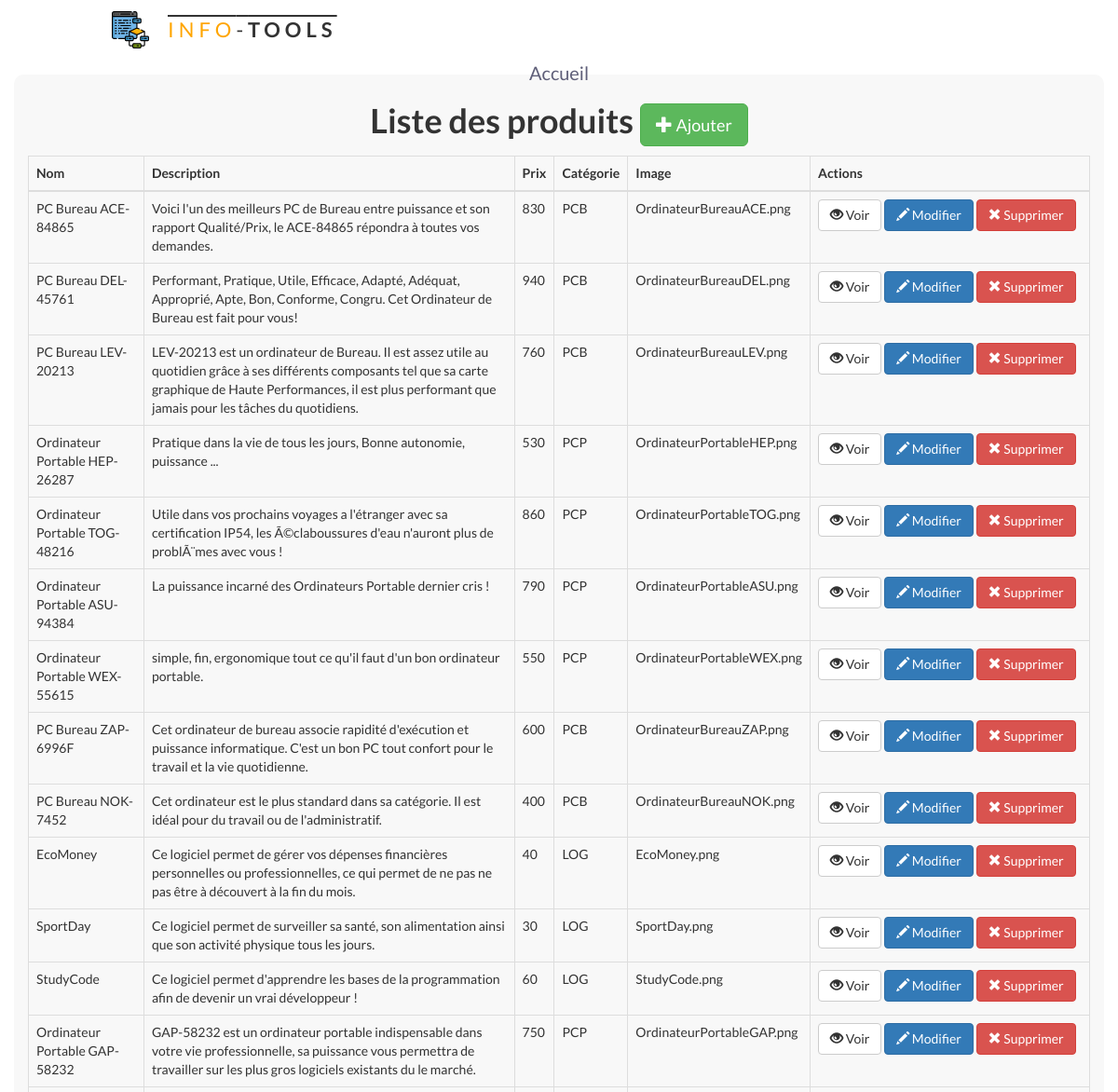
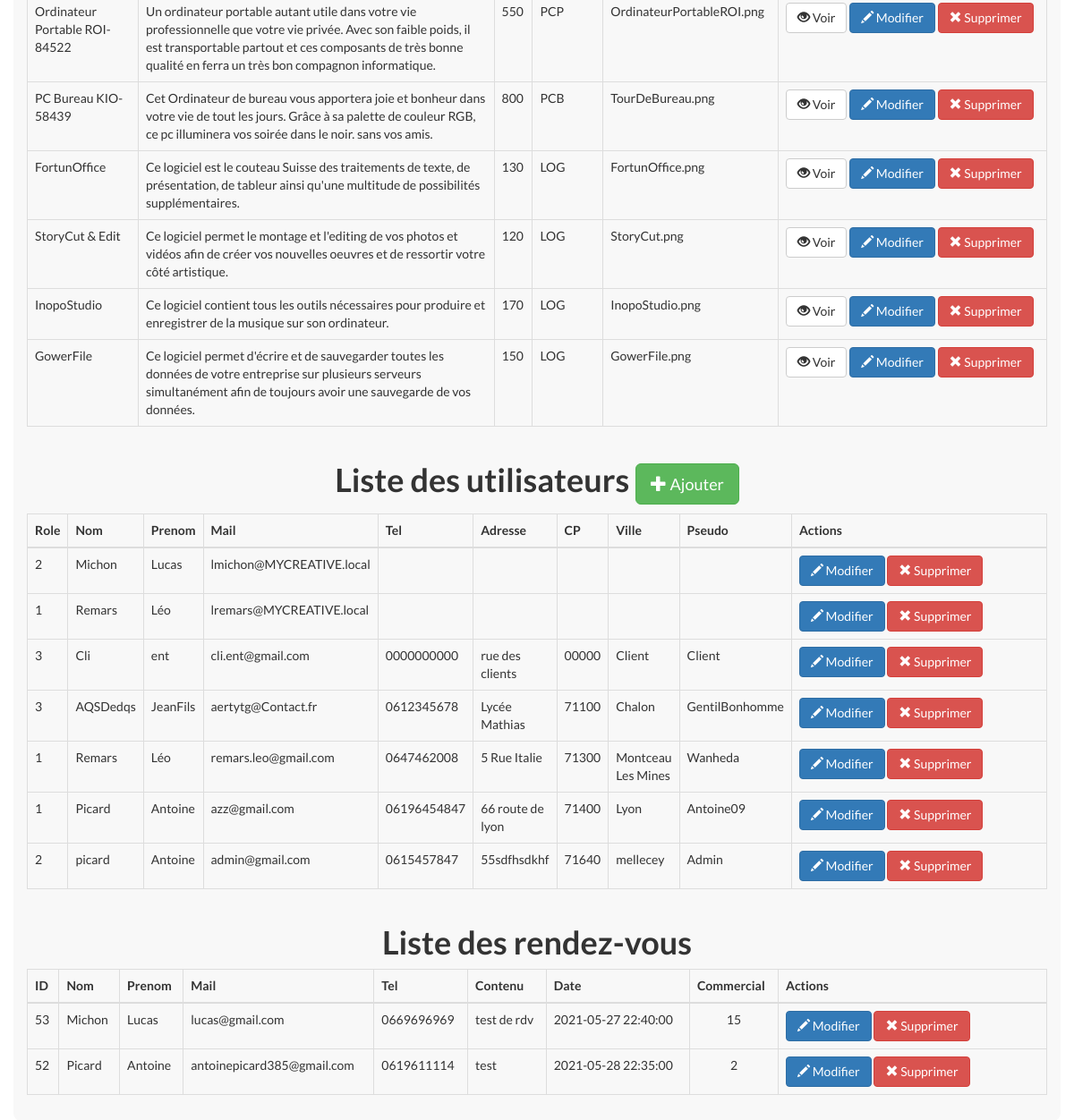
Page /php/admin/index.php on the committed database (2 pictures, top to bottom).
### tables this page shows
CREATE TABLE IF NOT EXISTS `produit` (
`IdProd` int(11) NOT NULL,
  `NumCat` varchar(11) NOT NULL,
  `NomProd` varchar(50) NOT NULL,
  `DescProd` varchar(500) NOT NULL DEFAULT '0',
  `PrixProd` varchar(10) NOT NULL,
  `Imgsrc` text NOT NULL
);

CREATE TABLE IF NOT EXISTS `utilisateur` (
`IdUti` int(11) NOT NULL,
  `ObjectGuid` varchar(255) DEFAULT NULL,
  `NumRole` int(11) DEFAULT NULL,
  `Username` varchar(255) DEFAULT NULL,
  `Nom` varchar(11) NOT NULL,
  `Prenom` varchar(11) DEFAULT NULL,
  `Mdp` varchar(100) DEFAULT NULL,
  `Mail` varchar(100) NOT NULL,
  `Tel` varchar(11) DEFAULT NULL,
  `Adresse` varchar(300) DEFAULT NULL,
  `CP` char(5) DEFAULT NULL,
  `Ville` varchar(50) DEFAULT NULL,
  `Pseudo` varchar(20) DEFAULT NULL
);

CREATE TABLE IF NOT EXISTS `rdv` (
`IdRDV` int(11) NOT NULL,
  `IdProsp` int(11) NOT NULL,
  `IdUti` int(11) DEFAULT NULL,
  `Contenu` varchar(500) NOT NULL,
  `DteRDV` datetime NOT NULL
);

CREATE TABLE IF NOT EXISTS `prospects` (
`IdProsp` int(11) NOT NULL,
  `IdRDV` int(11) NOT NULL,
  `Nom` varchar(100) NOT NULL,
  `Prenom` varchar(100) NOT NULL,
  `Mail` varchar(100) NOT NULL,
  `Tel` varchar(10) NOT NULL
);

### php/admin/index.php (the view, shortened to what this page needs)
<!DOCTYPE html>
<html lang="fr">
    <head>
        <link rel="stylesheet" href="../../css/style.css" />
        <link rel="stylesheet" href="https://maxcdn.bootstrapcdn.com/bootstrap/3.3.6/css/bootstrap.min.css">
    </head>
    <body>
        <?php
            $db = Database::connect();
        ?>
        <header>
            <div class="logo-container">
                <img src="../../img/logo/algorithm.svg" alt="logo" />
                <h4 class="logo"><span class="color-info">Info</span>-<b>Tools</b></h4>
            </div>
            <nav>
                <ul class="nav-links">
                    <li><a class="link" href="../../index.php">Accueil</a></li>
                </ul>
        </header>
        <div class="container admin">
            <div class="row">
                <h1><strong>Liste des produits </strong><a href="insert.php" class="btn btn-success btn-lg"><span class="glyphicon glyphicon-plus"></span> Ajouter</a></h1>
            </div>
            <table class="table table-stripped table-bordered">
                <thead>
                    <tr>
                        <th>Nom</th>
                        <th>Description</th>
                        <th>Prix</th>
                        <th>Catégorie</th>
                        <th>Image</th>
                        <th>Actions</th>
                    </tr>
                </thead>
                <tbody>
                    <?php
                    $statement = $db->query('SELECT IdProd, NumCat, NomProd, DescProd, PrixProd, Imgsrc FROM produit ORDER BY produit.IdProd DESC');
                    while($produit = $statement->fetch())
                    {
                        echo '<tr>';
                        echo '<td>'. $produit['NomProd'] . '</td>';
                        echo '<td>'. $produit['DescProd'] . '</td>';
                        echo '<td>'. $produit['PrixProd'] . '</td>';
                        echo '<td>'. $produit['NumCat'] . '</td>';
                        echo '<td>'. $produit['Imgsrc'] . '</td>';
                        echo '<td width=300>';
                        echo '<a class="btn btn-default" href="view.php?id='.$produit['IdProd'].'"><span class="glyphicon glyphicon-eye-open"></span> Voir</a>';
                        echo '<a class="btn btn-primary" href="update.php?id='.$produit['IdProd'].'"><span class="glyphicon glyphicon-pencil"></span> Modifier</a>';
                        echo '<a class="btn btn-danger" href="delete.php?id='.$produit['IdProd'].'"><span class="glyphicon glyphicon-remove"></span> Supprimer</a>';
                        echo '</td>';
                        echo '</tr>';
                    }
                    ?>
                </tbody>
            </table>
            <div class="row">
                <h1><strong>Liste des utilisateurs </strong><a href="Utilisateurs/insert.php" class="btn btn-success btn-lg"><span class="glyphicon glyphicon-plus"></span> Ajouter</a></h1>
            </div>
            <table class="table table-stripped table-bordered">
                <thead>
                    <tr>
                        <th>Role</th>
                        <th>Nom</th>
                        <th>Prenom</th>
                        <th>Mail</th>
                        <th>Tel</th>
                        <th>Adresse</th>
                        <th>CP</th>
                        <th>Ville</th>
                        <th>Pseudo</th>
                        <th>Actions</th>
                    </tr>
                </thead>
                <tbody>
                    <?php
                    $statement = $db->query('SELECT * FROM utilisateur ORDER BY utilisateur.IdUti DESC');
                    while($utilisateur = $statement->fetch())
                    {
                        echo '<tr>';
                        echo '<td>'. $utilisateur['NumRole'] . '</td>';
                        echo '<td>'. $utilisateur['Nom'] . '</td>';
                        echo '<td>'. $utilisateur['Prenom'] . '</td>';
                        echo '<td>'. $utilisateur['Mail'] . '</td>';
                        echo '<td>'. $utilisateur['Tel'] . '</td>';
                        echo '<td>'. $utilisateur['Adresse'] . '</td>';
                        echo '<td>'. $utilisateur['CP'] . '</td>';
                        echo '<td>'. $utilisateur['Ville'] . '</td>';
                        echo '<td>'. $utilisateur['Pseudo'] . '</td>';
                        echo '<td width=300>';
                        echo '<a class="btn btn-primary" href="Utilisateurs/update.php?id='.$utilisateur['IdUti'].'"><span class="glyphicon glyphicon-pencil"></span> Modifier</a>';
                        echo '<a class="btn btn-danger" href="Utilisateurs/delete.php?id='.$utilisateur['IdUti'].'"><span class="glyphicon glyphicon-remove"></span> Supprimer</a>';
                        echo '</td>';
                        echo '</tr>';
                    }
                    ?>
                </tbody>
            </table>
            <div class="row">
                <h1><strong>Liste des rendez-vous </strong></h1>
            </div>
            <table class="table table-stripped table-bordered">
                <thead>
                    <tr>
                        <th>ID</th>
                        <th>Nom</th>
                        <th>Prenom</th>
                        <th>Mail</th>
                        <th>Tel</th>
                        <th>Contenu</th>
                        <th>Date</th>
                        <th>Commercial</th>
                        <th>Actions</th>
                    </tr>
                </thead>
                <tbody>
                    <?php
                        $statement = $db->query('SELECT r.IdRDV, IdUti, Nom, Prenom, Mail, Tel, Contenu, DteRDV FROM rdv r INNER JOIN prospects p ON r.IdProsp=p.IdProsp ORDER BY r.IdRDV DESC');
                        while($rdvd = $statement->fetch())
                        {
                            echo '<tr>';
                            echo '<td>'. $rdvd['IdRDV'] . '</td>';
                            echo '<td>'. $rdvd['Nom'] . '</td>';
                            echo '<td>'. $rdvd['Prenom'] . '</td>';
                            echo '<td>'. $rdvd['Mail'] . '</td>';
                            echo '<td>'. $rdvd['Tel'] . '</td>';
                            echo '<td>'. $rdvd['Contenu'] . '</td>';
                            echo '<td>'. $rdvd['DteRDV'] . '</td>';
                            echo '<td style="text-align: center;">'. $rdvd['IdUti'] . '</td>';
                            echo '<td width=300>';
                            echo '<a class="btn btn-primary" href="Rendez-Vous/update.php?id='.$rdvd['IdRDV'].'"><span class="glyphicon glyphicon-pencil"></span> Modifier</a>';
                            echo '<a class="btn btn-danger" href="Rendez-Vous/delete.php?id='.$rdvd['IdRDV'].'"><span class="glyphicon glyphicon-remove"></span> Supprimer</a>';
                            echo '</td>';
                        }
                        echo '</tr>';
                    ?>
                </tbody>
            </table>
    </body>
</html>

### css/style.css (style rules this page uses)
* { margin: 0%; padding: 0%; box-sizing: border-box; font-family: 'Lato', sans-serif; }
html { scroll-behavior: smooth; }
a { text-decoration: none; color: white; }
header { display: flex; height: 10vh; width: 80%; margin: auto; align-items: center; }
.nav-links a { font-size: 20px; }
.logo-container img { width: 5vh; }
.logo-container { flex: 1; }
.color-info { color: orange; }
.logo { font-size: 22px; font-weight: 400; margin: 20px; text-transform: uppercase; letter-spacing: 5px; text-decoration: overline; }
nav { flex: 4; }
.logo-container, .nav-links { display: flex; }
.nav-links { justify-content: space-around; }
.link { color: #5f5f79; font-size: 18px; text-decoration: none; list-style-type:none; position: relative; }
.link::after { content: ''; transform-origin: 0 0; transform: scaleX(0); position: absolute; bottom: 0; left: 0; right: 0; height: .1em; background: black; z-index: -1; opacity: 0.5; transition: transform .3s; }
.nav-links li { list-style: none; }
.row { display: flex; align-items: center; flex-wrap: wrap; justify-content: space-around; }
h4 { color: #555; font-weight: normal; }
.admin { background: rgb(248, 248, 248); padding:10px; border-radius: 10px; }

### rows in the picture
produit: NomProd "PC Bureau ACE-84865", DescProd "Voici l'un des meilleurs PC de Bureau entre puissance et son rapport Qualité/Prix, le ACE-84865 répondra à toutes vos demandes.", PrixProd "830", NumCat "PCB", Imgsrc "OrdinateurBureauACE.png"
produit: NomProd "PC Bureau DEL-45761", DescProd "Performant, Pratique, Utile, Efficace, Adapté, Adéquat, Approprié, Apte, Bon, Conforme, Congru. Cet Ordinateur de Bureau est fait pour vous!", PrixProd "940", NumCat "PCB", Imgsrc "OrdinateurBureauDEL.png"
produit: NomProd "PC Bureau LEV-20213", DescProd "LEV-20213 est un ordinateur de Bureau. Il est assez utile au quotidien grâce à ses différents composants tel que sa carte graphique de Haute Performances, il est plus performant que jamais pour les tâches du quotidiens.", PrixProd "760", NumCat "PCB", Imgsrc "OrdinateurBureauLEV.png"
produit: NomProd "Ordinateur Portable HEP-26287", DescProd "Pratique dans la vie de tous les jours, Bonne autonomie, puissance ...", PrixProd "530", NumCat "PCP", Imgsrc "OrdinateurPortableHEP.png"
produit: NomProd "Ordinateur Portable TOG-48216", DescProd "Utile dans vos prochains voyages a l'étranger avec sa certification IP54, les Ã©claboussures d'eau n'auront plus de problÃ¨mes avec vous !", PrixProd "860", NumCat "PCP", Imgsrc "OrdinateurPortableTOG.png"
produit: NomProd "Ordinateur Portable ASU-94384", DescProd "La puissance incarné des Ordinateurs Portable dernier cris !", PrixProd "790", NumCat "PCP", Imgsrc "OrdinateurPortableASU.png"
produit: NomProd "Ordinateur Portable WEX-55615", DescProd "simple, fin, ergonomique tout ce qu'il faut d'un bon ordinateur portable.", PrixProd "550", NumCat "PCP", Imgsrc "OrdinateurPortableWEX.png"
produit: NomProd "PC Bureau ZAP-6996F", DescProd "Cet ordinateur de bureau associe rapidité d'exécution et puissance informatique. C'est un bon PC tout confort pour le travail et la vie quotidienne.", PrixProd "600", NumCat "PCB", Imgsrc "OrdinateurBureauZAP.png"
produit: NomProd "PC Bureau NOK-7452", DescProd "Cet ordinateur est le plus standard dans sa catégorie. Il est idéal pour du travail ou de l'administratif.", PrixProd "400", NumCat "PCB", Imgsrc "OrdinateurBureauNOK.png"
produit: NomProd "EcoMoney", DescProd "Ce logiciel permet de gérer vos dépenses financières personnelles ou professionnelles, ce qui permet de ne pas ne pas être à découvert à la fin du mois.", PrixProd "40", NumCat "LOG", Imgsrc "EcoMoney.png"
produit: NomProd "SportDay", DescProd "Ce logiciel permet de surveiller sa santé, son alimentation ainsi que son activité physique tous les jours.", PrixProd "30", NumCat "LOG", Imgsrc "SportDay.png"
produit: NomProd "StudyCode", DescProd "Ce logiciel permet d'apprendre les bases de la programmation afin de devenir un vrai développeur !", PrixProd "60", NumCat "LOG", Imgsrc "StudyCode.png"
produit: NomProd "Ordinateur Portable GAP-58232", DescProd "GAP-58232 est un ordinateur portable indispensable dans votre vie professionnelle, sa puissance vous permettra de travailler sur les plus gros logiciels existants du le marché.", PrixProd "750", NumCat "PCP", Imgsrc "OrdinateurPortableGAP.png"
produit: NomProd "Ordinateur Portable ROI-84522", DescProd "Un ordinateur portable autant utile dans votre vie professionnelle que votre vie privée. Avec son faible poids, il est transportable partout et ces composants de très bonne qualité en ferra un très bon compagnon informatique.", PrixProd "550", NumCat "PCP", Imgsrc "OrdinateurPortableROI.png"
produit: NomProd "PC Bureau KIO-58439", DescProd "Cet Ordinateur de bureau vous apportera joie et bonheur dans votre vie de tout les jours. Grâce à sa palette de couleur RGB, ce pc illuminera vos soirée dans le noir. sans vos amis.", PrixProd "800", NumCat "PCB", Imgsrc "TourDeBureau.png"
produit: NomProd "FortunOffice", DescProd "Ce logiciel est le couteau Suisse des traitements de texte, de présentation, de tableur ainsi qu'une multitude de possibilités supplémentaires.", PrixProd "130", NumCat "LOG", Imgsrc "FortunOffice.png"
produit: NomProd "StoryCut & Edit", DescProd "Ce logiciel permet le montage et l'editing de vos photos et vidéos afin de créer vos nouvelles oeuvres et de ressortir votre côté artistique.", PrixProd "120", NumCat "LOG", Imgsrc "StoryCut.png"
produit: NomProd "InopoStudio", DescProd "Ce logiciel contient tous les outils nécessaires pour produire et enregistrer de la musique sur son ordinateur.", PrixProd "170", NumCat "LOG", Imgsrc "InopoStudio.png"
produit: NomProd "GowerFile", DescProd "Ce logiciel permet d'écrire et de sauvegarder toutes les données de votre entreprise sur plusieurs serveurs simultanément afin de toujours avoir une sauvegarde de vos données.", PrixProd "150", NumCat "LOG", Imgsrc "GowerFile.png"
utilisateur: NumRole "2", Nom "Michon", Prenom "Lucas", Mail "lmichon@MYCREATIVE.local"
utilisateur: NumRole "1", Nom "Remars", Prenom "Léo", Mail "lremars@MYCREATIVE.local"
utilisateur: NumRole "3", Nom "Cli", Prenom "ent", Mail "cli.ent@gmail.com", Tel "0000000000", Adresse "rue des clients", CP "00000", Ville "Client", Pseudo "Client"
utilisateur: NumRole "3", Nom "AQSDedqs", Prenom "JeanFils", Mail "aertytg@Contact.fr", Tel "0612345678", Adresse "Lycée Mathias", CP "71100", Ville "Chalon", Pseudo "GentilBonhomme"
utilisateur: NumRole "1", Nom "Remars", Prenom "Léo", Mail "remars.leo@gmail.com", Tel "0647462008", Adresse "5 Rue Italie", CP "71300", Ville "Montceau Les Mines", Pseudo "Wanheda"
utilisateur: NumRole "1", Nom "Picard", Prenom "Antoine", Mail "azz@gmail.com", Tel "06196454847", Adresse "66 route de lyon", CP "71400", Ville "Lyon", Pseudo "Antoine09"
utilisateur: NumRole "2", Nom "picard", Prenom "Antoine", Mail "admin@gmail.com", Tel "0615457847", Adresse "55sdfhsdkhf", CP "71640", Ville "mellecey", Pseudo "Admin"
rdv: IdRDV "53", IdProsp.Nom "Michon", IdProsp.Prenom "Lucas", IdProsp.Mail "lucas@gmail.com", IdProsp.Tel "0669696969", Contenu "test de rdv", DteRDV "2021-05-27 22:40:00", IdUti "15"
rdv: IdRDV "52", IdProsp.Nom "Picard", IdProsp.Prenom "Antoine", IdProsp.Mail "antoinepicard385@gmail.com", IdProsp.Tel "0619611114", Contenu "test", DteRDV "2021-05-28 22:35:00", IdUti "2"
